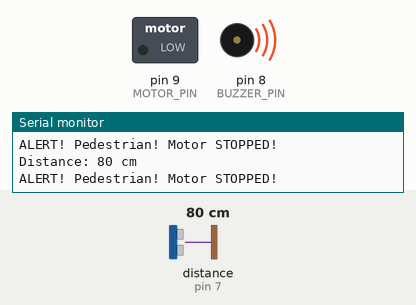
Bench run of a sketch on a simulated Arduino Uno, built with avr-gcc and run on an emulated ATmega328P. Shown: switched loads named in the sketch (green lamp = pin HIGH), buzzer (waves = sounding, pin HIGH), the last lines printed to the serial monitor. Wiring (inferred from the names in the program): ultrasonic range finder: trigger pin 7; echo pin 7. The inputs (shaded band) are chosen by the test bench; at power-on: distance to the obstacle (sensor on pin 7) 80 cm. The echo pulse lasts 58.3 µs per cm.

Above: at 0.94 s.
1.3 s: distance to the obstacle (sensor on pin 7) set to 195 cm
4.3 s: distance to the obstacle (sensor on pin 7) set to 204 cm
At 5.7 s:
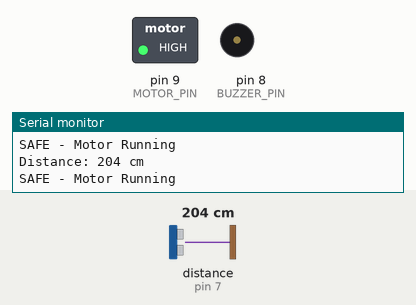
6.0 s: distance to the obstacle (sensor on pin 7) set to 2 cm
At 6.18 s:
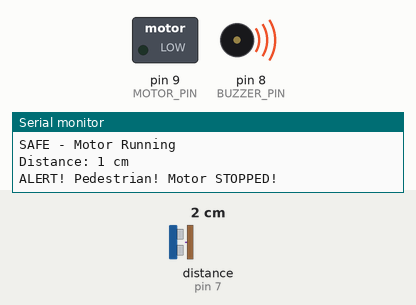
9.0 s: distance to the obstacle (sensor on pin 7) set to 250 cm
At 9.2 s:
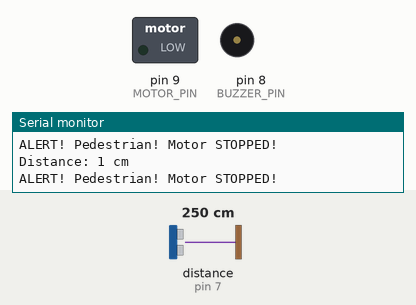
Timing chart, 0 to 11.8 s (numbered marks = the images above; inputs shaded):
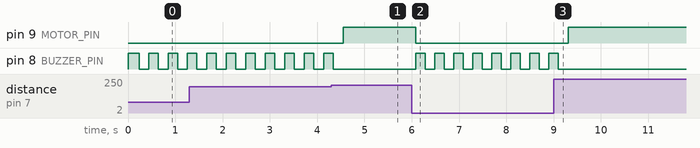

Measured:
- the behaviour switches between 199 and 200 cm on distance to the obstacle (sensor on pin 7) (found by bisection; images 0 and 1)
- after the input at 4.3 s, pin 9 (MOTOR_PIN): LOW → HIGH after 0.26 s; pin 8 (BUZZER_PIN): goes on until 4.3 s, then stays LOW
- after the input at 6.0 s, pin 9 (MOTOR_PIN): HIGH → LOW after 0.08 s; pin 8 (BUZZER_PIN): alternates HIGH for 0.20 s and LOW for 0.20 s, starting after 0.08 s
- after the input at 9.0 s, pin 9 (MOTOR_PIN): LOW → HIGH after 0.31 s; pin 8 (BUZZER_PIN): goes on until 9.1 s, then stays LOW
- by itself, pin 8 (BUZZER_PIN): alternates HIGH for 0.20 s and LOW for 0.21 s

The sketch:

stunning_curcan1.ino
```cpp
#define PING_PIN   7
#define BUZZER_PIN 8
#define MOTOR_PIN  9

long getDistance() {
  pinMode(PING_PIN, OUTPUT);
  digitalWrite(PING_PIN, LOW);
  delayMicroseconds(2);
  digitalWrite(PING_PIN, HIGH);
  delayMicroseconds(5);
  digitalWrite(PING_PIN, LOW);

  pinMode(PING_PIN, INPUT);
  long duration = pulseIn(PING_PIN, HIGH, 30000);

  if (duration == 0) return 999;
  return duration / 29 / 2;
}

void setup() {
  pinMode(BUZZER_PIN, OUTPUT);
  pinMode(MOTOR_PIN, OUTPUT);
  Serial.begin(9600);
  Serial.println("=== Forklift Safety System ===");
  digitalWrite(MOTOR_PIN, HIGH); // Motor START
  Serial.println("Motor: RUNNING");
}

void loop() {
  long dist = getDistance();

  Serial.print("Distance: ");
  Serial.print(dist);
  Serial.println(" cm");

  if (dist < 200) {
    // DANGER — object 2m ke andar!
    digitalWrite(MOTOR_PIN, LOW);  // Motor STOP
    digitalWrite(BUZZER_PIN, HIGH); // Buzzer ON
    Serial.println("ALERT! Pedestrian! Motor STOPPED!");
    delay(200);
    digitalWrite(BUZZER_PIN, LOW);
    delay(200);
  } else {
    // SAFE
    digitalWrite(MOTOR_PIN, HIGH); // Motor RUN
    digitalWrite(BUZZER_PIN, LOW); // Buzzer OFF
    Serial.println("SAFE - Motor Running");
    delay(500);
  }
}
```
